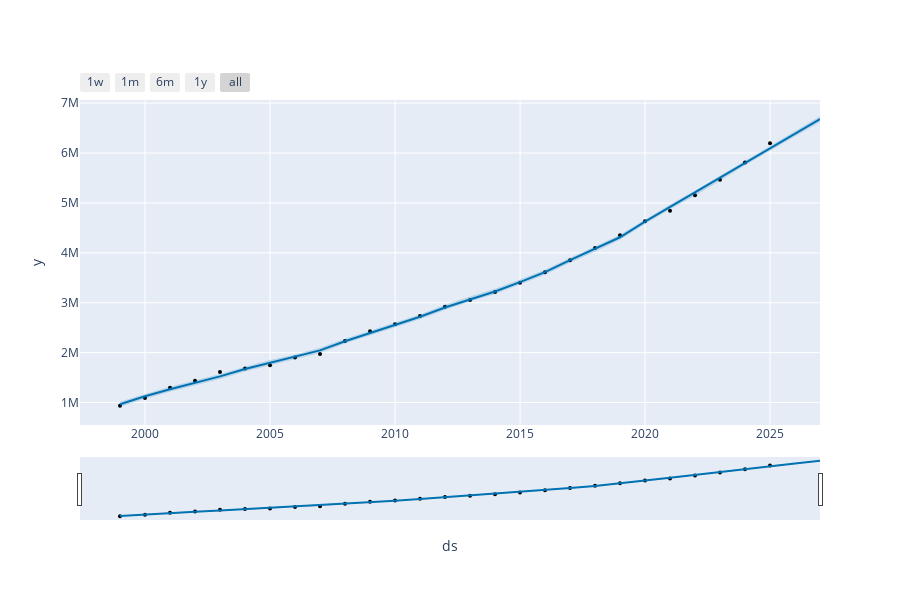

Notebook cell for this chart:
### Markdown cell above
- Se puede evidenciar un modelo mucho más ajustado, con resultados más reducidos y que de igual forma siguen el patrón de la serie de datos.

### Code cell
from prophet.plot import plot_plotly, plot_components_plotly

plot_plotly(m, forecast)
